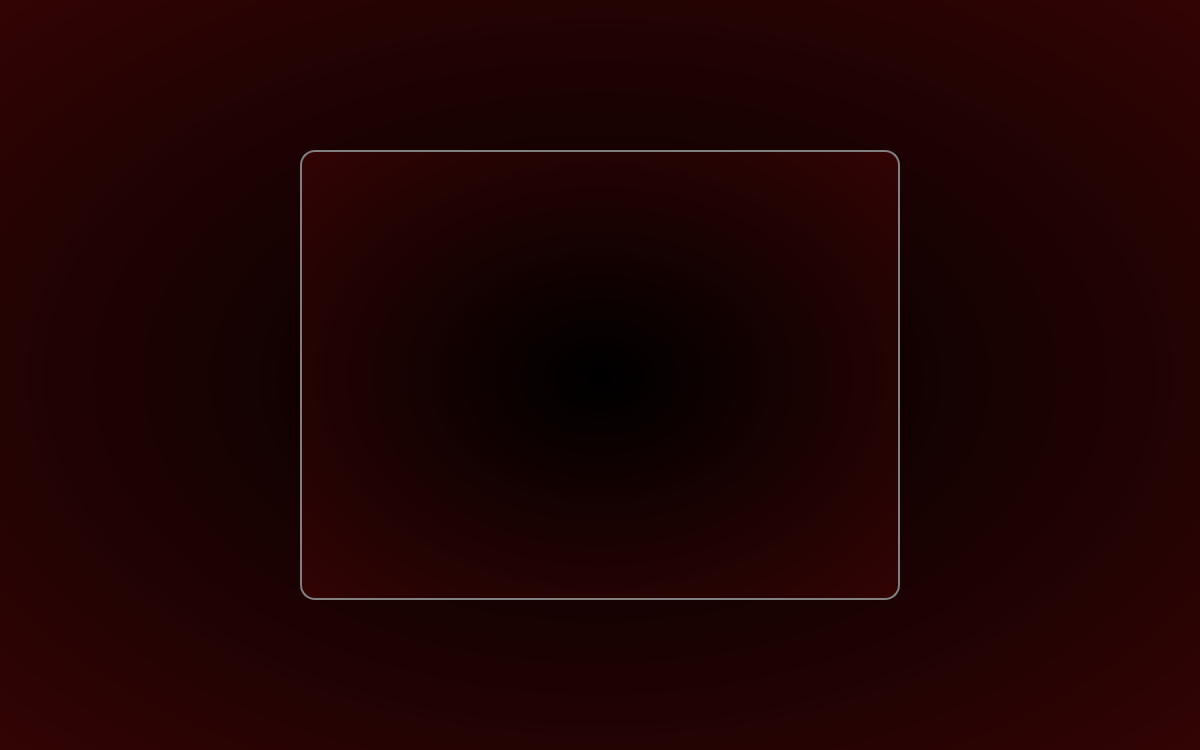
<?xml version="1.0" encoding="UTF-8"?>
<ui version="4.0">
 <class>Admin</class>
 <widget class="QDialog" name="Admin">
  <property name="geometry">
   <rect>
    <x>0</x>
    <y>0</y>
    <width>1200</width>
    <height>750</height>
   </rect>
  </property>
  <property name="minimumSize">
   <size>
    <width>1200</width>
    <height>750</height>
   </size>
  </property>
  <property name="maximumSize">
   <size>
    <width>1200</width>
    <height>750</height>
   </size>
  </property>
  <property name="cursor">
   <cursorShape>ArrowCursor</cursorShape>
  </property>
  <property name="windowTitle">
   <string>Admin</string>
  </property>
  <property name="styleSheet">
   <string notr="true">background-color:qradialgradient(spread:pad, cx:0.5, cy:0.5, radius:0.928, fx:0.5, fy:0.506044, stop:0 rgba(0, 0, 0, 255), stop:1 rgba(67, 5, 5, 255));</string>
  </property>
  <widget class="QGroupBox" name="AdminGroupBox">
   <property name="geometry">
    <rect>
     <x>300</x>
     <y>150</y>
     <width>600</width>
     <height>450</height>
    </rect>
   </property>
   <property name="autoFillBackground">
    <bool>false</bool>
   </property>
   <property name="styleSheet">
    <string notr="true">background-image:url(:/Others/anarchy-anonymous-dark-hacker-wallpaper-preview.jpg);
background-position:center;
background-repeat:no-repeat;
border: 2px solid gray;
border-radius: 15px;</string>
   </property>
   <property name="title">
    <string/>
   </property>
   <property name="alignment">
    <set>Qt::AlignCenter</set>
   </property>
  </widget>
 </widget>
 <resources/>
 <connections/>
</ui>
